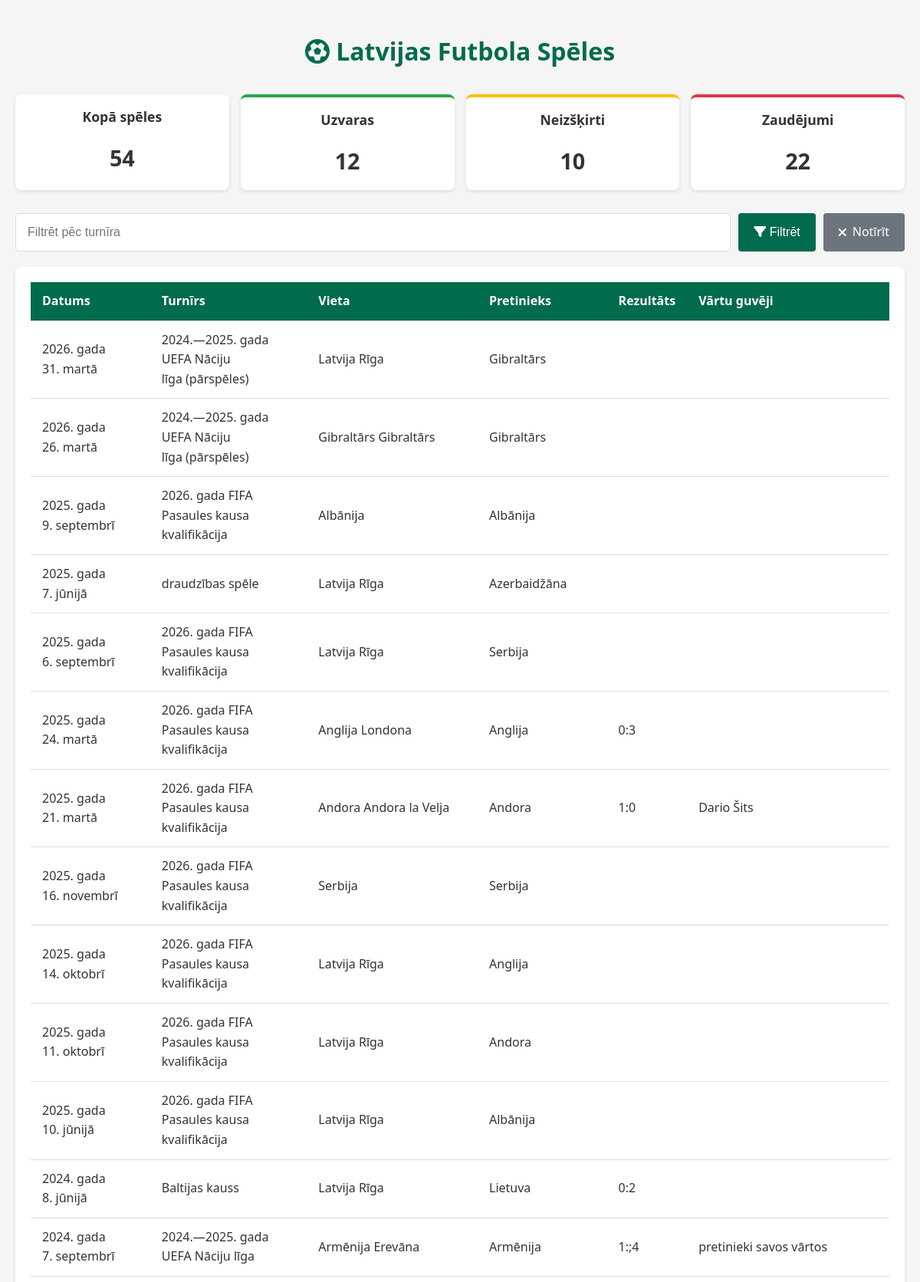
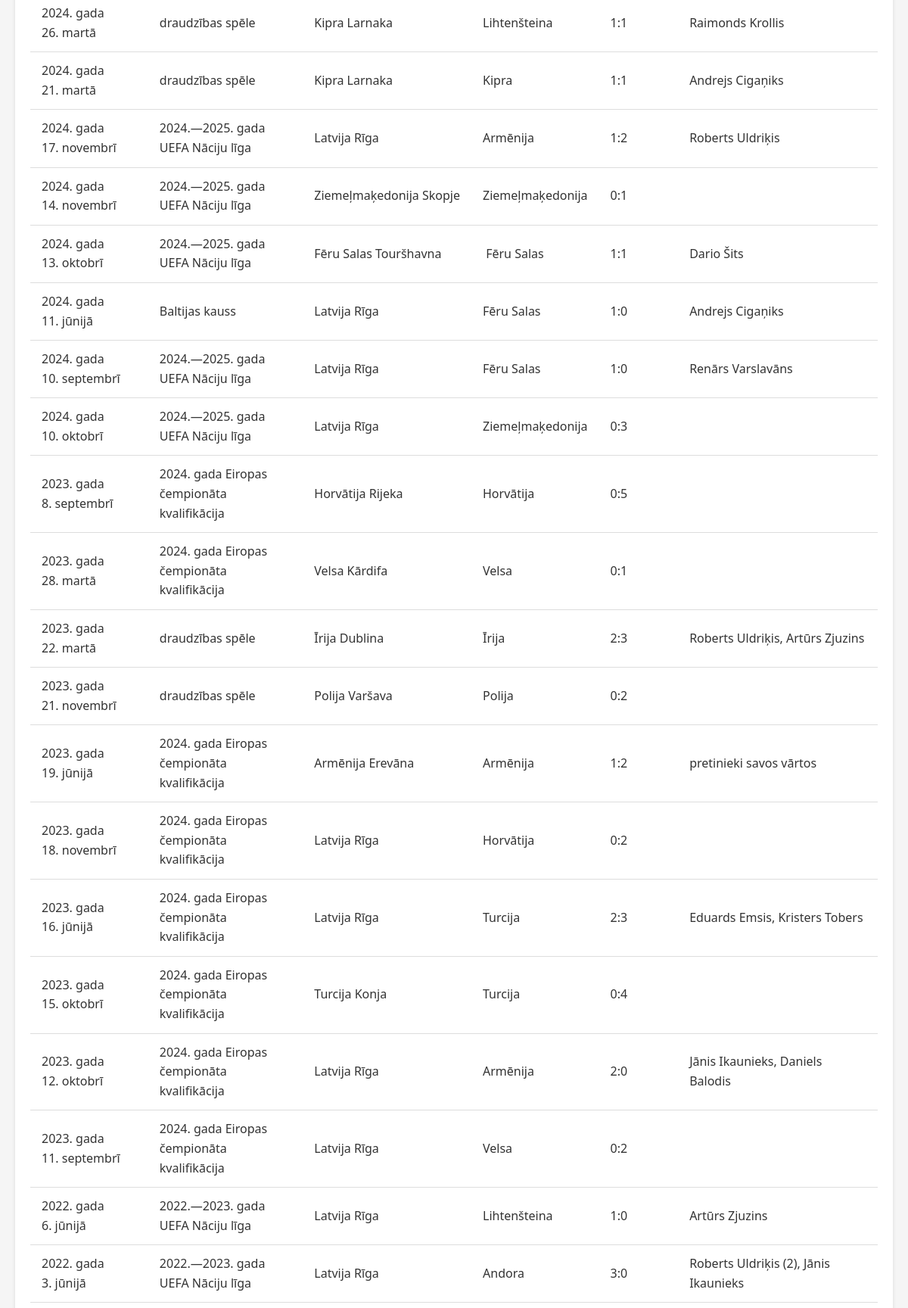
The page / (upper part) on the database its author committed (2 pictures, top to bottom).
### models.py (models this page shows)
class Match(Model):
    datums = CharField()
    turnirs = CharField()
    vieta = CharField()
    pretinieks = CharField()
    rezultats = CharField()
    vartu_guveji = CharField(null=True)
    goli_par = IntegerField(default=0)
    goli_pret = IntegerField(default=0)
    iznākums = CharField(null=True)  # uzvara/neizšķirts/zaudējums
    class Meta:
        database = db

### main.py (the view)
@app.route('/')
def index():
    try:
        tournament_filter = request.args.get('turnirs', '')
        query = Match.select().order_by(Match.datums.desc())
        if tournament_filter:
            query = query.where(Match.turnirs.contains(tournament_filter))
        matches = list(query.dicts())
        stats = {
            'total': Match.select().count(),
            'wins': Match.select().where(Match.iznākums == 'uzvara').count(),
            'draws': Match.select().where(Match.iznākums == 'neizšķirts').count(),
            'losses': Match.select().where(Match.iznākums == 'zaudējums').count()
        }
        return render_template('index.html',
                            matches=matches,
                            stats=stats,
                            current_filter=tournament_filter)
    except Exception as e:
        logging.error(f"Index error: {str(e)}")
        return render_template('error.html', error_message="Datu ielādes kļūda"), 500

### templates/index.html (shortened to what this page needs)
<!DOCTYPE html>
<html lang="lv">
<head>
    <link rel="stylesheet" href="{{ url_for('static', filename='styles.css') }}">
    <link rel="stylesheet" href="https://cdnjs.cloudflare.com/ajax/libs/font-awesome/6.0.0/css/all.min.css">
</head>
<body>
    <div class="container">
        <h1><i class="fas fa-futbol"></i> Latvijas Futbola Spēles</h1>
        <div class="stats">
            <div class="stat-box">
                <h3>Kopā spēles</h3>
                <p>{{ stats.total }}</p>
            </div>
            <div class="stat-box win">
                <h3>Uzvaras</h3>
                <p>{{ stats.wins }}</p>
            </div>
            <div class="stat-box draw">
                <h3>Neizšķirti</h3>
                <p>{{ stats.draws }}</p>
            </div>
            <div class="stat-box loss">
                <h3>Zaudējumi</h3>
                <p>{{ stats.losses }}</p>
            </div>
        </div>
        <form method="GET" class="filter-form">
            <input type="text" name="turnirs" placeholder="Filtrēt pēc turnīra"
                   value="{{ current_filter }}">
            <button type="submit"><i class="fas fa-filter"></i> Filtrēt</button>
            <a href="/" class="btn secondary"><i class="fas fa-times"></i> Notīrīt</a>
        </form>
        <div class="table-container">
            <table>
                <thead>
                    <tr>
                        <th>Datums</th>
                        <th>Turnīrs</th>
                        <th>Vieta</th>
                        <th>Pretinieks</th>
                        <th>Rezultāts</th>
                        <th>Vārtu guvēji</th>
                    </tr>
                </thead>
                <tbody>
                    {% for match in matches %}
                    <tr>
                        <td>{{ match.datums }}</td>
                        <td>{{ match.turnirs }}</td>
                        <td>{{ match.vieta }}</td>
                        <td>{{ match.pretinieks }}</td>
                        <td>{{ match.rezultats }}</td>
                        <td>{{ match.vartu_guveji if match.vartu_guveji else '-' }}</td>
                    </tr>
                    {% else %}
                    <tr>
                        <td colspan="6" class="no-data">Nav atrastas spēles</td>
                    </tr>
                    {% endfor %}
                </tbody>
            </table>
        </div>
    </div>
</body>
</html>

### static/styles.css (style rules this page uses)
body { font-family: 'Segoe UI', Tahoma, Geneva, Verdana, sans-serif; background-color: #f5f5f5; margin: 0; padding: 0; color: #333; line-height: 1.6; }
.container { max-width: 1200px; margin: 0 auto; padding: 20px; }
h1 { color: #006b4d; text-align: center; margin-bottom: 30px; }
.stats { display: grid; grid-template-columns: repeat(auto-fit, minmax(200px, 1fr)); gap: 15px; margin-bottom: 30px; }
.stat-box { background: white; padding: 15px; border-radius: 8px; box-shadow: 0 2px 5px rgba(0,0,0,0.1); text-align: center; }
.stat-box h3 { margin-top: 0; font-size: 1.1rem; }
.stat-box p { font-size: 1.8rem; font-weight: bold; margin: 10px 0 0; }
.stat-box.win { border-top: 4px solid #28a745; }
.stat-box.draw { border-top: 4px solid #ffc107; }
.stat-box.loss { border-top: 4px solid #dc3545; }
.filter-form { display: flex; gap: 10px; margin: 20px 0; }
.filter-form input { flex: 1; padding: 10px 15px; border: 1px solid #ddd; border-radius: 4px; font-size: 1rem; }
.filter-form button { padding: 10px 20px; background-color: #006b4d; color: white; border: none; border-radius: 4px; cursor: pointer; font-size: 1rem; }
.table-container { background: white; padding: 20px; border-radius: 8px; box-shadow: 0 2px 5px rgba(0,0,0,0.1); margin: 20px 0; overflow-x: auto; }
table { width: 100%; border-collapse: collapse; }
th, td { padding: 12px 15px; text-align: left; border-bottom: 1px solid #ddd; }
th { background-color: #006b4d; color: white; }
.btn { display: inline-flex; align-items: center; gap: 8px; padding: 12px 20px; background-color: #006b4d; color: white; text-decoration: none; border-radius: 4px; transition: all 0.3s; }
.btn.secondary { background-color: #6c757d; }

### rows shown on the page
Match: datums "2026. gada 31. martā", turnirs "2024.—2025. gada UEFA Nāciju līga (pārspēles)", vieta "Latvija Rīga", pretinieks "Gibraltārs"
Match: datums "2026. gada 26. martā", turnirs "2024.—2025. gada UEFA Nāciju līga (pārspēles)", vieta "Gibraltārs Gibraltārs", pretinieks "Gibraltārs"
Match: datums "2025. gada 9. septembrī", turnirs "2026. gada FIFA Pasaules kausa kvalifikācija", vieta "Albānija", pretinieks "Albānija"
Match: datums "2025. gada 7. jūnijā", turnirs "draudzības spēle", vieta "Latvija Rīga", pretinieks "Azerbaidžāna"
Match: datums "2025. gada 6. septembrī", turnirs "2026. gada FIFA Pasaules kausa kvalifikācija", vieta "Latvija Rīga", pretinieks "Serbija"
Match: datums "2025. gada 24. martā", turnirs "2026. gada FIFA Pasaules kausa kvalifikācija", vieta "Anglija Londona", pretinieks "Anglija", rezultats "0:3"
Match: datums "2025. gada 21. martā", turnirs "2026. gada FIFA Pasaules kausa kvalifikācija", vieta "Andora Andora la Velja", pretinieks "Andora", rezultats "1:0", vartu_guveji "Dario Šits"
Match: datums "2025. gada 16. novembrī", turnirs "2026. gada FIFA Pasaules kausa kvalifikācija", vieta "Serbija", pretinieks "Serbija"
Match: datums "2025. gada 14. oktobrī", turnirs "2026. gada FIFA Pasaules kausa kvalifikācija", vieta "Latvija Rīga", pretinieks "Anglija"
Match: datums "2025. gada 11. oktobrī", turnirs "2026. gada FIFA Pasaules kausa kvalifikācija", vieta "Latvija Rīga", pretinieks "Andora"
Match: datums "2025. gada 10. jūnijā", turnirs "2026. gada FIFA Pasaules kausa kvalifikācija", vieta "Latvija Rīga", pretinieks "Albānija"
Match: datums "2024. gada 8. jūnijā", turnirs "Baltijas kauss", vieta "Latvija Rīga", pretinieks "Lietuva", rezultats "0:2"
Match: datums "2024. gada 7. septembrī", turnirs "2024.—2025. gada UEFA Nāciju līga", vieta "Armēnija Erevāna", pretinieks "Armēnija", rezultats "1:;4", vartu_guveji "pretinieki savos vārtos"
Match: datums "2024. gada 26. martā", turnirs "draudzības spēle", vieta "Kipra Larnaka", pretinieks "Lihtenšteina", rezultats "1:1", vartu_guveji "Raimonds Krollis"
Match: datums "2024. gada 21. martā", turnirs "draudzības spēle", vieta "Kipra Larnaka", pretinieks "Kipra", rezultats "1:1", vartu_guveji "Andrejs Cigaņiks"
Match: datums "2024. gada 17. novembrī", turnirs "2024.—2025. gada UEFA Nāciju līga", vieta "Latvija Rīga", pretinieks "Armēnija", rezultats "1:2", vartu_guveji "Roberts Uldriķis"
Match: datums "2024. gada 14. novembrī", turnirs "2024.—2025. gada UEFA Nāciju līga", vieta "Ziemeļmaķedonija Skopje", pretinieks "Ziemeļmaķedonija", rezultats "0:1"
Match: datums "2024. gada 13. oktobrī", turnirs "2024.—2025. gada UEFA Nāciju līga", vieta "Fēru Salas Touršhavna", pretinieks "Fēru Salas", rezultats "1:1", vartu_guveji "Dario Šits"
Match: datums "2024. gada 11. jūnijā", turnirs "Baltijas kauss", vieta "Latvija Rīga", pretinieks "Fēru Salas", rezultats "1:0", vartu_guveji "Andrejs Cigaņiks"
Match: datums "2024. gada 10. septembrī", turnirs "2024.—2025. gada UEFA Nāciju līga", vieta "Latvija Rīga", pretinieks "Fēru Salas", rezultats "1:0", vartu_guveji "Renārs Varslavāns"
Match: datums "2024. gada 10. oktobrī", turnirs "2024.—2025. gada UEFA Nāciju līga", vieta "Latvija Rīga", pretinieks "Ziemeļmaķedonija", rezultats "0:3"
Match: datums "2023. gada 8. septembrī", turnirs "2024. gada Eiropas čempionāta kvalifikācija", vieta "Horvātija Rijeka", pretinieks "Horvātija", rezultats "0:5"
Match: datums "2023. gada 28. martā", turnirs "2024. gada Eiropas čempionāta kvalifikācija", vieta "Velsa Kārdifa", pretinieks "Velsa", rezultats "0:1"
Match: datums "2023. gada 22. martā", turnirs "draudzības spēle", vieta "Īrija Dublina", pretinieks "Īrija", rezultats "2:3", vartu_guveji "Roberts Uldriķis, Artūrs Zjuzins"
Match: datums "2023. gada 21. novembrī", turnirs "draudzības spēle", vieta "Polija Varšava", pretinieks "Polija", rezultats "0:2"
Match: datums "2023. gada 19. jūnijā", turnirs "2024. gada Eiropas čempionāta kvalifikācija", vieta "Armēnija Erevāna", pretinieks "Armēnija", rezultats "1:2", vartu_guveji "pretinieki savos vārtos"
Match: datums "2023. gada 18. novembrī", turnirs "2024. gada Eiropas čempionāta kvalifikācija", vieta "Latvija Rīga", pretinieks "Horvātija", rezultats "0:2"
Match: datums "2023. gada 16. jūnijā", turnirs "2024. gada Eiropas čempionāta kvalifikācija", vieta "Latvija Rīga", pretinieks "Turcija", rezultats "2:3", vartu_guveji "Eduards Emsis, Kristers Tobers"
Match: datums "2023. gada 15. oktobrī", turnirs "2024. gada Eiropas čempionāta kvalifikācija", vieta "Turcija Konja", pretinieks "Turcija", rezultats "0:4"
Match: datums "2023. gada 12. oktobrī", turnirs "2024. gada Eiropas čempionāta kvalifikācija", vieta "Latvija Rīga", pretinieks "Armēnija", rezultats "2:0", vartu_guveji "Jānis Ikaunieks, Daniels Balodis"
Match: datums "2023. gada 11. septembrī", turnirs "2024. gada Eiropas čempionāta kvalifikācija", vieta "Latvija Rīga", pretinieks "Velsa", rezultats "0:2"
Match: datums "2022. gada 6. jūnijā", turnirs "2022.—2023. gada UEFA Nāciju līga", vieta "Latvija Rīga", pretinieks "Lihtenšteina", rezultats "1:0", vartu_guveji "Artūrs Zjuzins"
Match: datums "2022. gada 3. jūnijā", turnirs "2022.—2023. gada UEFA Nāciju līga", vieta "Latvija Rīga", pretinieks "Andora", rezultats "3:0", vartu_guveji "Roberts Uldriķis (2), Jānis Ikaunieks"

### other values the page prints
{{ stats.total }} "54"
{{ stats.wins }} "12"
{{ stats.draws }} "10"
{{ stats.losses }} "22"
